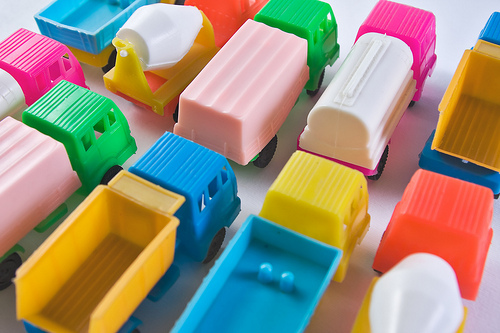
%> input picture vaja1/trucks.jpg, 500 x 333 px
$ octave vaja1_naloga4f.m   (GNU Octave 9; MATLAB toolbox functions it lacks are replaced by stand-ins)
%> lines starting %> are read from the running program, lines starting %| are printed output that depends on the picture; in (x1, y1, x2, y2) boxes, pixels count from 0 and x2, y2 are one past the last pixel; in counts of white or black regions, pixels touching at a corner belong together; the program's own positions count from 1
pkg load image

function [moment] = moment(R, p, q)
  [row,col] = find(R);
  p_moment = row .^ p;
  q_moment = col .^ q;
  moment = sum(p_moment .* q_moment);
end

I = imread('trucks.jpg');
%> I is the input picture: size 333x500x3 uint8; mean R, G, B 154.9, 144.4, 124.9
figure(1);
subplot(2,2,1);
imshow(I);

% get yellow color
I2 = rgb2hsv(I);
%> I2: size 333x500x3 double; mean H, S, V 0.42, 0.568, 0.758
H1 = I2(:,:,1) >= 0.09;
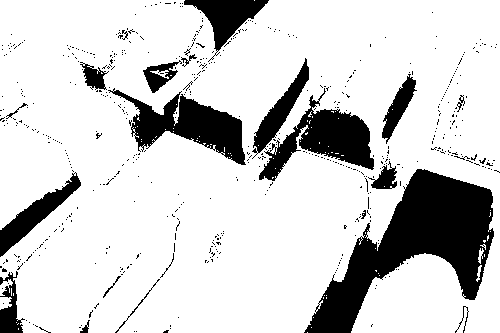
%> H1: size 333x500 logical; 81.7% white; 563 black regions (541 under 20 px), largest, box (x1, y1, x2, y2) and area: (304, 169, 494, 333) 12470, (108, 88, 246, 165) 4198, (259, 88, 374, 181) 4019
H2 = I2(:,:,1) <= 0.18;
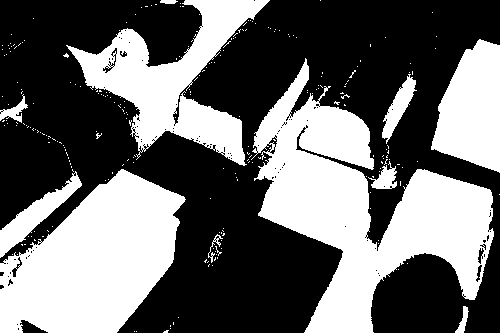
%> H2: size 333x500 logical; 41.9% white; 251 white regions (240 under 20 px), largest, box (x1, y1, x2, y2) and area: (251, 58, 494, 333) 27336, (0, 169, 186, 333) 19546, (66, 0, 270, 166) 12128
H = H1 & H2;
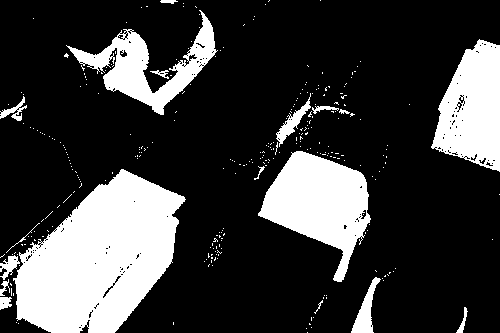
%> H: size 333x500 logical; 23.6% white; 297 white regions (279 under 20 px), largest, box (x1, y1, x2, y2) and area: (13, 169, 186, 333) 17885, (258, 151, 371, 282) 7716, (431, 39, 500, 172) 6166

% plot yellow only
subplot(2,2,2);
imshow(H);

% morphologic operations
se = ones(3, 3); % initialize a simple strucural element
C1 = imclose(H, se);
%> C1: size 333x500 logical; 24.4% white; 171 white regions (155 under 20 px), largest, box (x1, y1, x2, y2) and area: (0, 169, 186, 333) 18696, (258, 151, 371, 282) 7809, (431, 39, 500, 172) 6344
C1 = imopen(C1, se);
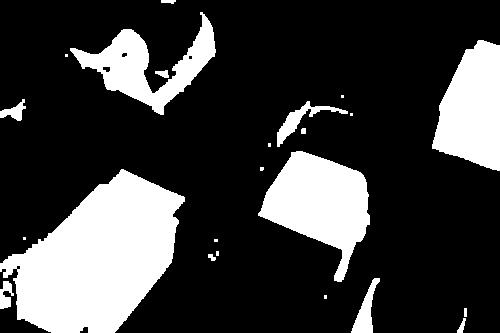
%> C1: size 333x500 logical; 23.9% white; 23 white regions (9 under 20 px), largest, box (x1, y1, x2, y2) and area: (0, 169, 185, 333) 18396, (258, 151, 370, 282) 7798, (432, 40, 500, 171) 6338

subplot(2,2,3);
imshow(C1);

% label regions
labeled = bwlabel(C1);
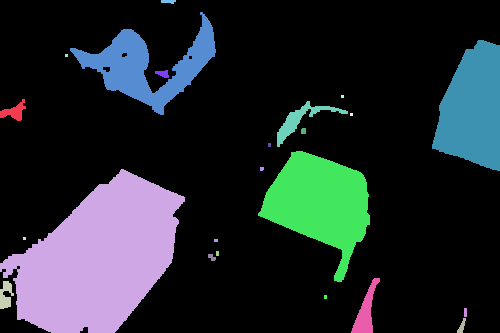
%> labeled: size 333x500 double; 24 distinct labels, from 0 to 23; one colour per label, 0 black
subplot(2,2,4);
imagesc(labeled);

% print regions moments
for i=1:max(labeled(:))
  R = labeled == i;
  printf("regija: %d \n", i);
  printf("moment(0,0): %d \n", moment(R, 0, 0));
  printf("moment(1,0): %d \n", moment(R, 1, 0));
  printf("moment(0,1): %d \n", moment(R, 0, 1));
end
%> this loop made 23 passes
%> (printed output is left out)
%> pass 1, `R = labeled == i;`:
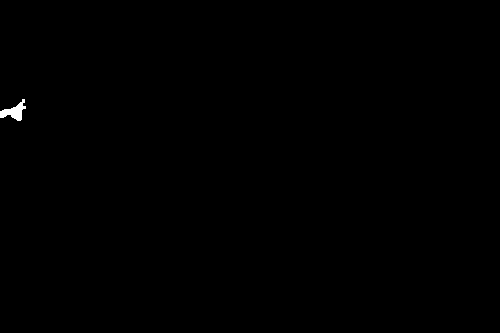
%> R: size 333x500 logical; 0.16% white; 1 white region, box (x1, y1, x2, y2) and area: (0, 99, 26, 121) 261
%> pass 3, `R = labeled == i;`:
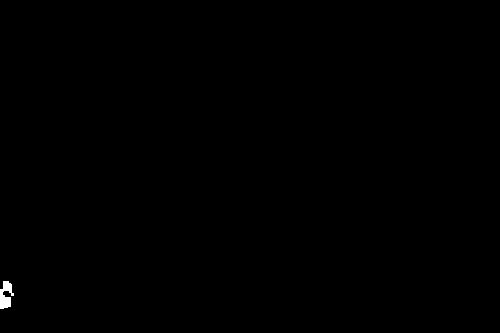
%> R: size 333x500 logical; 0.15% white; 1 white region, box (x1, y1, x2, y2) and area: (0, 281, 14, 309) 249
